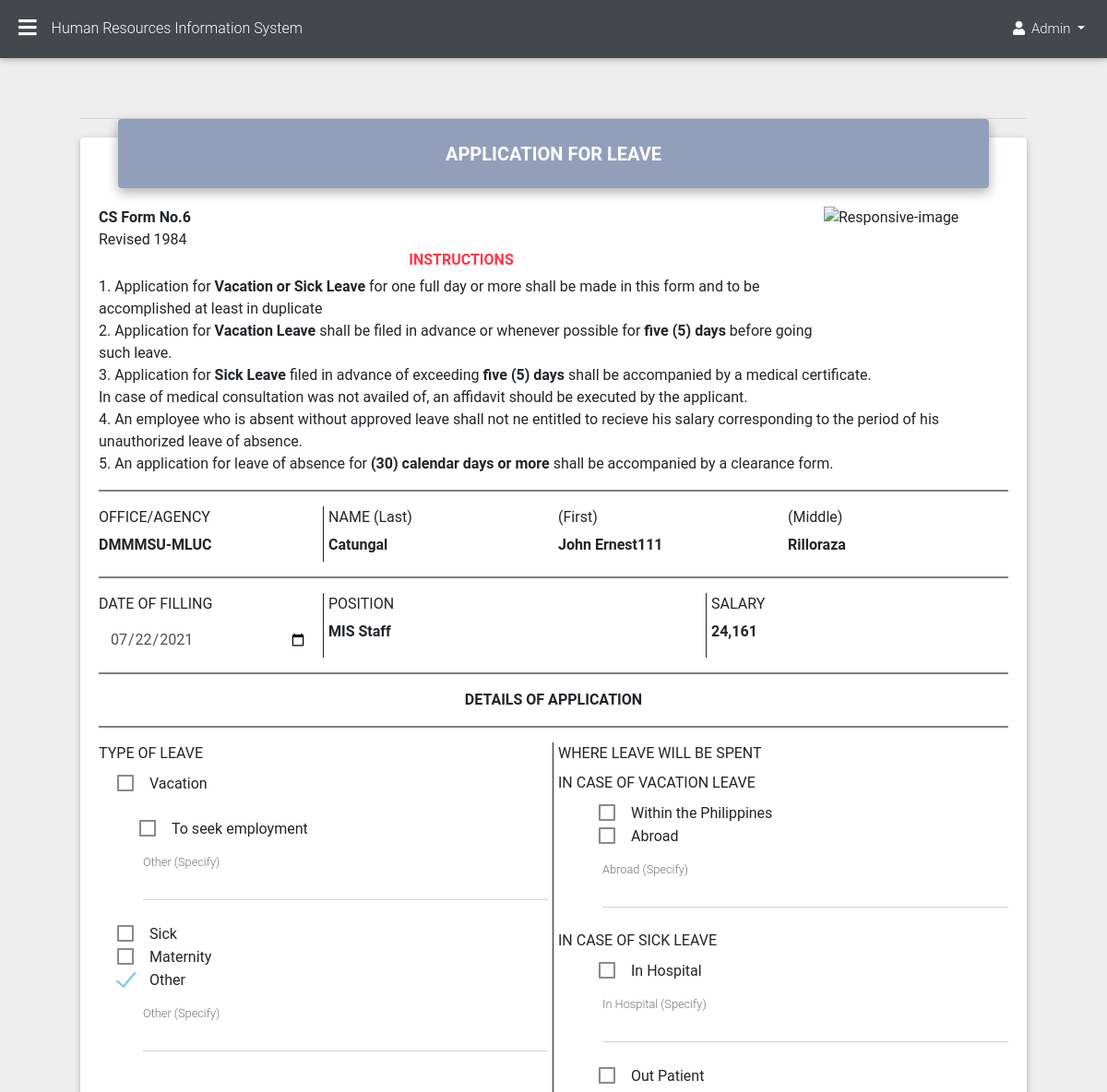
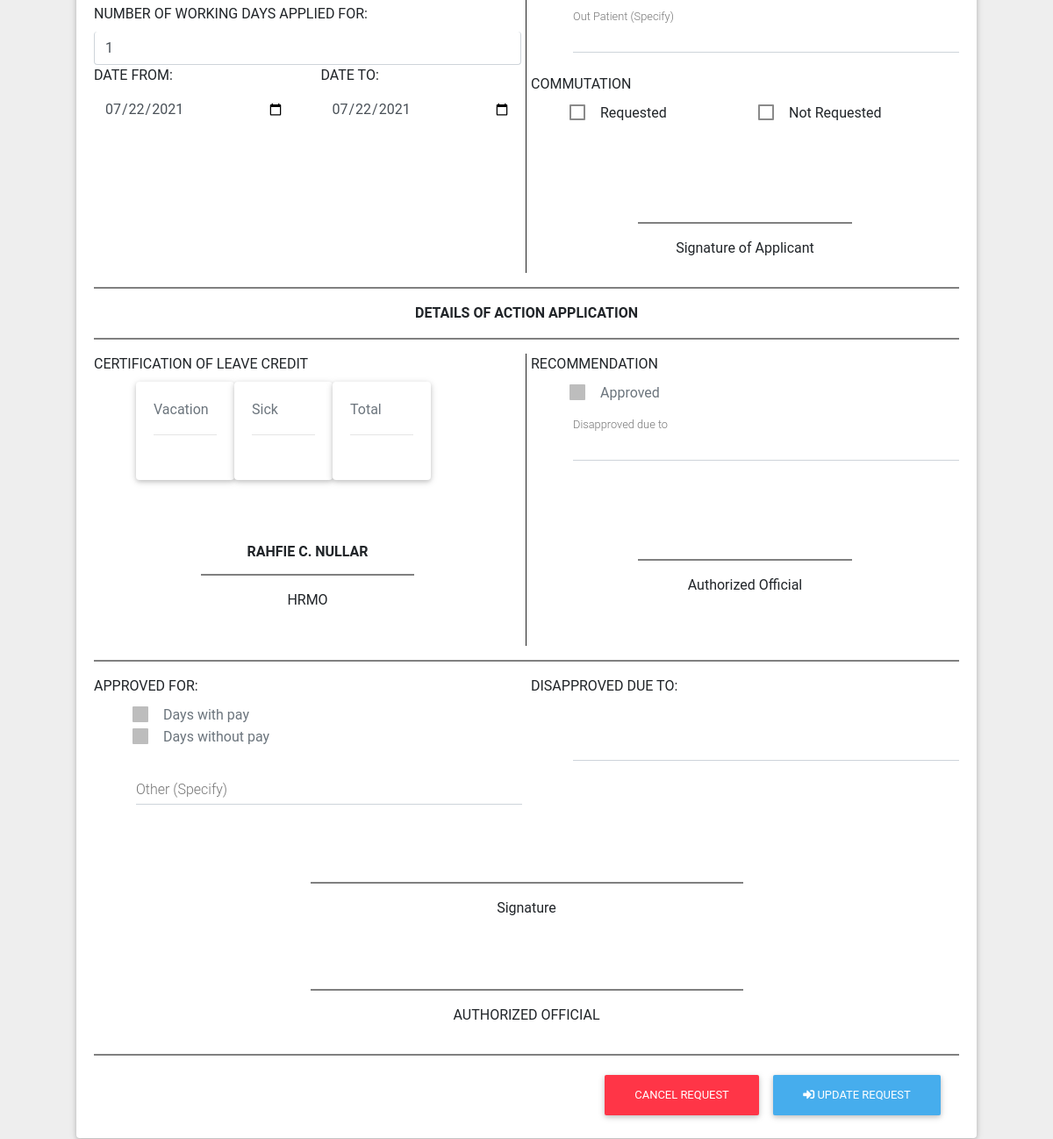
Screenshot of /HR-ADMIN/page/leave/leave_profile.php?editt=39 (signed in) with the database file from the repository (2 pictures, top to bottom).
### tables this page shows
CREATE TABLE `emp_profile` (
  `profile_id` int(11) NOT NULL,
  `employee_picture` varchar(100) NOT NULL DEFAULT ' ',
  `employee_firstname` varchar(100) NOT NULL DEFAULT ' ',
  `employee_middlename` varchar(100) NOT NULL DEFAULT ' ',
  `employee_lastname` varchar(100) NOT NULL DEFAULT ' ',
  `employee_extensionname` varchar(100) NOT NULL DEFAULT ' ',
  `employee_datebirth` date NOT NULL,
  `employee_placebirth` varchar(100) NOT NULL DEFAULT ' ',
  `employee_sex` varchar(100) NOT NULL DEFAULT ' ',
  `employee_civilstatus` varchar(100) NOT NULL DEFAULT ' ',
  `employee_height` varchar(100) NOT NULL DEFAULT ' ',
  `employee_weight` varchar(100) NOT NULL DEFAULT ' ',
  `employee_bloodtype` varchar(100) NOT NULL DEFAULT ' ',
  `employee_citizenship` varchar(100) NOT NULL DEFAULT ' ',
  `employee_Rblock` varchar(100) NOT NULL DEFAULT ' ',
  `employee_Rstreet` varchar(100) NOT NULL DEFAULT ' ',
  `employee_Rvillage` varchar(100) NOT NULL DEFAULT ' ',
  `employee_Rbarangay` varchar(100) NOT NULL DEFAULT ' ',
  `employee_Rcity` varchar(100) NOT NULL DEFAULT ' ',
  `employee_Rprovince` varchar(100) NOT NULL DEFAULT ' ',
  `employee_Rzipcode` varchar(100) NOT NULL DEFAULT ' ',
  `employee_Pblock` varchar(100) NOT NULL DEFAULT ' ',
  `employee_Pstreet` varchar(100) NOT NULL DEFAULT ' ',
  `employee_Pvillage` varchar(100) NOT NULL DEFAULT ' ',
  `employee_Pbarangay` varchar(100) NOT NULL DEFAULT ' ',
  `employee_Pcity` varchar(100) NOT NULL DEFAULT ' ',
  `employee_Pprovince` varchar(100) NOT NULL DEFAULT ' ',
  `employee_Pzipcode` varchar(100) NOT NULL DEFAULT ' ',
  `employee_telephone` varchar(100) NOT NULL DEFAULT ' ',
  `employee_contact` varchar(100) NOT NULL DEFAULT ' ',
  `employee_gsis` varchar(100) NOT NULL DEFAULT ' ',
  `employee_pagibig` varchar(100) NOT NULL DEFAULT ' ',
  `employee_philhealth` varchar(100) NOT NULL DEFAULT ' ',
  `employee_sss` varchar(100) NOT NULL DEFAULT ' ',
  `employee_tin` varchar(100) NOT NULL DEFAULT ' ',
  `employee_agency` varchar(225) NOT NULL DEFAULT ' ',
  `employee_email` varchar(225) NOT NULL DEFAULT ' ',
  `account_id` int(11) NOT NULL
);

CREATE TABLE `emp_leave` (
  `leave_Id` int(11) NOT NULL,
  `leave_filling` varchar(100) NOT NULL,
  `leave_days` int(11) NOT NULL,
  `leave_type` varchar(100) NOT NULL DEFAULT ' ',
  `leave_from` varchar(100) NOT NULL DEFAULT ' ',
  `leave_to` varchar(100) NOT NULL DEFAULT ' ',
  `leave_spent` varchar(100) NOT NULL DEFAULT ' ',
  `leave_spent1` varchar(225) NOT NULL DEFAULT ' ',
  `leave_commutation` varchar(100) NOT NULL DEFAULT ' ',
  `leave_recommendation` varchar(100) NOT NULL DEFAULT ' ',
  `leave_recommendation_due` varchar(225) NOT NULL,
  `leave_status` varchar(100) NOT NULL DEFAULT ' ',
  `leave_status_due` varchar(225) NOT NULL,
  `leave_disapproved_due` varchar(225) NOT NULL,
  `month_date` varchar(225) NOT NULL,
  `date_received` varchar(225) NOT NULL,
  `account_id` int(11) NOT NULL
);

CREATE TABLE `account` (
  `Id` int(11) NOT NULL,
  `employee_id` varchar(100) NOT NULL DEFAULT ' ',
  `password` varchar(100) NOT NULL DEFAULT ' ',
  `role` varchar(100) NOT NULL DEFAULT ' ',
  `employee_position` varchar(100) NOT NULL DEFAULT ' ',
  `employee_department` varchar(100) NOT NULL DEFAULT ' ',
  `employee_salarygrade` varchar(100) NOT NULL DEFAULT ' ',
  `employee_salarystep` varchar(100) NOT NULL DEFAULT ' ',
  `employee_salarycos` varchar(100) NOT NULL DEFAULT ' ',
  `employee_type` varchar(100) NOT NULL DEFAULT ' ',
  `employee_status` varchar(100) NOT NULL DEFAULT ' ',
  `employee_start` varchar(100) NOT NULL DEFAULT ' ',
  `employee_active` varchar(100) NOT NULL DEFAULT ' ',
  `employee_history` varchar(100) NOT NULL DEFAULT ' ',
  `dated` varchar(100) NOT NULL DEFAULT ' '
);

CREATE TABLE `sheet1` (
  `sal_id` int(10) NOT NULL,
  `step` int(1) DEFAULT NULL,
  `amount` varchar(7) DEFAULT NULL,
  `salary_id` int(3) DEFAULT NULL
);

### HR-ADMIN/page/leave/leave_profile.php (the view, shortened to what the rows shown need)
<?php
include "../sidebar1.php";
include "../../assets/leave_query.php";
?>
<main>
<div class="container-fluid">
      <br>
            <div class="card card-cascade narrower">
              <div class="card-body card-body-cascade ">
                <form method="POST">
                    <br>
                    <br>
                    <br>
                    <br>
                    <br>
                    <div class="form-row">
                            <div class="col-md-3">
                                <h6><b><?php echo$employee_lastname;?></b></h6>
                            </div>
                            <div class="col-md-3">
                                <h6><b><?php echo$employee_firstname;?></b></h6>
                            </div>
                            <div class="col-md-3">
                                <h6><b><?php echo$employee_middlename;?> <?php echo$employee_extensionname;?></b></b></h6>
                            </div>
                    </div>
                    <div class="form-row">
                            <div class="col-md-3 border-right border-dark">
                                <label for="validationDefault03" class="form-label">DATE OF FILLING</label>
                                <input type="date" class="form-control border-0 " id="validationDefault03" name="leave_filling" value="<?php echo$leave_filling;?>" required>
                            </div>
                            <div class="col-md-5 border-right border-dark">
                                <h6><b><?php echo$employee_position;?></b></h6>
                            </div>
                            <div class="col-md-4">
                                <h6><b> <?php
                                  $conn = dbConnect();
                                  $account9 = $conn->prepare("SELECT * FROM sheet1 INNER JOIN account ON account.employee_salarygrade = sheet1.salary_id
                                  AND account.employee_salarystep = sheet1.step WHERE Id = '$Id'");
                                  $account9->execute();
                                  while($result9 = $account9->fetch(PDO::FETCH_ASSOC)):;
                                  echo $result9['amount'];
                                  endwhile;?></b></h6>
                            </div>
                    </div>
                    <div class="form-row">
                    <div class="col-lg-6 col-md-6 mb-6 border-right border-dark">
                    <br>
                            <br>
                            <br>
                            <div class="row">
                                <div class="col-md-12 ">
                                <label for="validationDefault03" class="form-label">NUMBER OF WORKING DAYS APPLIED FOR:</label>
                                <input type="number" class="form-control border-top-0" id="validationDefault03" name="leave_days" value="<?php echo$leave_days;?>">
                                </div>
                                <div class="col-md-6 ">
                                <label for="validationDefault03" class="form-label">DATE FROM:</label>
                                <input type="date" class="form-control border-0 " id="validationDefault03" name="leave_from" value="<?php echo$leave_from;?>"  required>
                                </div>
                                <div class="col-md-6 ">
                                <label for="validationDefault03" class="form-label">DATE TO:</label>
                                <input type="date" class="form-control border-0 " id="validationDefault03" name="leave_to" value="<?php echo$leave_to;?>" required>
                                </div>
                               </div>
                    </div>
                    </div>
                </form>
            </div>
        </div>
        <br>
        </div>
</main>

### rows the page displays
emp_profile: employee_lastname "Catungal", employee_firstname "John Ernest111", employee_middlename "Rilloraza"
emp_leave: leave_filling "07/22/2021", leave_days "1", leave_from "07/22/2021", leave_to "07/22/2021"
account: employee_position "MIS Staff"
sheet1: amount "24,161"

### other values shown
$_SESSION['role'] "Admin"
